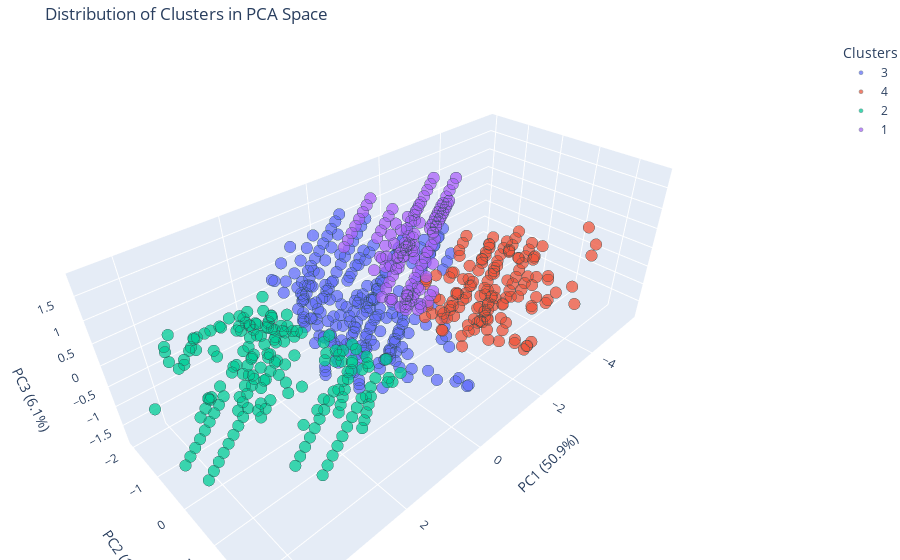

Write notebook code for a chart like this one.
### Code cell
# Create DataFrame
df_pca = pd.DataFrame(
    data=X_pca,
    columns=['PC1', 'PC2', 'PC3']
)

# Add cluster labels to the DataFrame
df_pca['Cluster'] = [f'{label + 1}' for label in labels]

# Calculate explained variance
explained_variance = pca.explained_variance_ratio_ * 100

# Build the 3D scatter plot
fig = px.scatter_3d(
    df_pca,
    x='PC1',
    y='PC2',
    z='PC3',
    color='Cluster',
    opacity=0.75,
    title='Distribution of Clusters in PCA Space',
    labels={
        'PC1': f'PC1 ({explained_variance[0]:.1f}%)',
        'PC2': f'PC2 ({explained_variance[1]:.1f}%)',
        'PC3': f'PC3 ({explained_variance[2]:.1f}%)'
    }
)

# Customize the marker size and line width
fig.update_traces(marker=dict(size=4, line=dict(width=0.4, color='DarkSlateGrey')))
fig.update_layout(
    scene=dict(
        xaxis_title=f'PC1 ({explained_variance[0]:.1f}%)',
        yaxis_title=f'PC2 ({explained_variance[1]:.1f}%)',
        zaxis_title=f'PC3 ({explained_variance[2]:.1f}%)'
    ),
    legend_title_text='Clusters',
    margin=dict(l=0, r=0, b=0, t=40)
)

fig.show()

### Figure 1 — Plotly figure (JSON) as saved in the notebook; plotly's stock layout.template omitted (floating-point values rounded to 4 significant figures; data arrays with more than 128 entries replaced by an {"elided": "..."} marker saying what was removed)
{"data": [{"hovertemplate": "Cluster=3<br>PC1 (50.9%)=%{x}<br>PC2 (14.0%)=%{y}<br>PC3 (6.1%)=%{z}<extra></extra>", "legendgroup": "3", "marker": {"color": "#636efa", "line": {"color": "DarkSlateGrey", "width": 0.4}, "opacity": 0.75, "size": 4, "symbol": "circle"}, "mode": "markers", "name": "3", "scene": "scene", "showlegend": true, "type": "scatter3d", "x": {"elided": "250 float values"}, "y": {"elided": "250 float values"}, "z": {"elided": "250 float values"}}, {"hovertemplate": "Cluster=4<br>PC1 (50.9%)=%{x}<br>PC2 (14.0%)=%{y}<br>PC3 (6.1%)=%{z}<extra></extra>", "legendgroup": "4", "marker": {"color": "#EF553B", "line": {"color": "DarkSlateGrey", "width": 0.4}, "opacity": 0.75, "size": 4, "symbol": "circle"}, "mode": "markers", "name": "4", "scene": "scene", "showlegend": true, "type": "scatter3d", "x": {"elided": "145 float values"}, "y": {"elided": "145 float values"}, "z": {"elided": "145 float values"}}, {"hovertemplate": "Cluster=2<br>PC1 (50.9%)=%{x}<br>PC2 (14.0%)=%{y}<br>PC3 (6.1%)=%{z}<extra></extra>", "legendgroup": "2", "marker": {"color": "#00cc96", "line": {"color": "DarkSlateGrey", "width": 0.4}, "opacity": 0.75, "size": 4, "symbol": "circle"}, "mode": "markers", "name": "2", "scene": "scene", "showlegend": true, "type": "scatter3d", "x": {"elided": "186 float values"}, "y": {"elided": "186 float values"}, "z": {"elided": "186 float values"}}, {"hovertemplate": "Cluster=1<br>PC1 (50.9%)=%{x}<br>PC2 (14.0%)=%{y}<br>PC3 (6.1%)=%{z}<extra></extra>", "legendgroup": "1", "marker": {"color": "#ab63fa", "line": {"color": "DarkSlateGrey", "width": 0.4}, "opacity": 0.75, "size": 4, "symbol": "circle"}, "mode": "markers", "name": "1", "scene": "scene", "showlegend": true, "type": "scatter3d", "x": [-2.506, -1.668, -1.139, -1.206, -1.217, -1.66, -1.566, -2.026, -1.573, -2.303, -1.849, -2.579, -2.126, -1.096, -1.309, -1.34, -1.518, -1.549, -1.726, -1.757, -1.935, -1.966, -2.143, -1.946, -3.328, -1.464, -3.465, -1.44, -3.327, -1.36, -3.466, -1.543, -3.569, -1.635, -3.638, -1.473, -3.707, -1.566, -3.776, -1.612, -3.845, -1.704, -3.914, -1.75, -3.984, -1.842, -4.053, -1.888, -2.49, -1.496, -2.667, -1.639, -2.663, -1.634, -0.4223, -2.805, -1.777, -2.801, -1.773, -0.5605, -2.943, -1.915, -2.939, -1.911, -0.6987, -3.081, -2.053, -0.7901, -3.077, -2.049, -0.8369, -3.22, -2.191, -0.9283, -3.215, -2.187, -0.9751, -3.358, -2.33, -1.066, -3.354, -2.325, -1.113, -3.496, -2.468, -1.205, -3.492, -2.464, -1.252, -3.634, -2.606, -1.343, -3.63, -2.602, -1.39, -3.772, -2.744, -2.72, -2.665, -2.858, -2.854, -2.996, -2.992, -3.135, -1.753, -1.393, -2.229, -1.837, -1.577, -1.553, -1.355, -1.446, -1.346, -2.215, -1.547, -1.327, -2.335, -1.63, -1.417, -1.388, -1.323, -2.295, -1.557, -1.332], "y": [-1.576, -1.502, -0.4735, -0.484, -1.18, -1.631, -0.6263, -0.8945, -1.276, -0.949, -1.331, -1.003, -1.385, -1.439, -0.8595, -1.488, -0.9011, -1.53, -0.9428, -1.571, -0.9844, -1.613, -1.026, -1.085, -1.71, -0.7059, -1.736, -1.033, -1.709, -0.6851, -1.737, -1.053, -1.757, -0.7387, -1.771, -1.039, -1.784, -0.7251, -1.798, -1.066, -1.812, -0.7524, -1.825, -1.093, -1.839, -0.7796, -1.852, -1.121, -1.787, -1.491, -1.199, -0.8965, -1.821, -1.518, -1.61, -1.227, -0.9237, -1.848, -1.545, -1.637, -1.254, -0.951, -1.875, -1.572, -1.665, -1.281, -0.9782, -0.9407, -1.902, -1.6, -1.692, -1.308, -1.005, -0.968, -1.93, -1.627, -1.719, -1.335, -1.033, -0.9952, -1.957, -1.654, -1.746, -1.363, -1.06, -1.022, -1.984, -1.681, -1.773, -1.39, -1.087, -1.05, -2.011, -1.709, -1.801, -1.417, -1.114, -1.203, -1.695, -1.23, -1.852, -1.257, -1.879, -1.285, -0.2907, -1.487, -1.571, -0.2875, -0.8407, -0.4225, -1.134, -0.3836, -1.175, -1.282, -0.3799, -0.8348, -0.9685, -0.2467, -1.262, -0.7216, -1.456, -1.583, -0.8545, -0.6731], "z": [-0.2869, -0.4758, -0.6477, -0.5854, -0.1491, -0.273, 0.1568, -1.025, 0.2573, -0.8097, 0.4727, -0.5942, 0.6882, -0.3073, -0.08277, -0.07926, 0.1052, 0.1087, 0.2931, 0.2967, 0.4811, 0.4846, 0.6691, -0.002311, -0.3024, -1.074, -0.221, 0.05064, -0.3288, -1.168, -0.1947, 0.1183, -0.1271, -0.9785, -0.0732, 0.06439, -0.01933, -1.032, 0.03453, 0.1721, 0.0884, -0.9247, 0.1423, 0.2798, 0.1961, -0.8169, 0.25, 0.3876, 0.08474, -1.029, 0.2428, -0.885, 0.2062, -0.9216, 0.5048, 0.3506, -0.7773, 0.3139, -0.8139, 0.6125, 0.4583, -0.6696, 0.4217, -0.7062, 0.7203, 0.566, -0.5618, 0.8552, 0.5294, -0.5984, 0.828, 0.6737, -0.4541, 0.963, 0.6371, -0.4907, 0.9357, 0.7815, -0.3464, 1.071, 0.7449, -0.383, 1.043, 0.8892, -0.2386, 1.178, 0.8526, -0.2753, 1.151, 0.9969, -0.1309, 1.286, 0.9603, -0.1675, 1.259, 1.105, -0.02319, 0.3196, 0.2736, 0.4273, 0.3907, 0.535, 0.4984, 0.6427, -0.7573, -0.1494, -0.2279, -0.6862, -0.9615, -0.9612, -1.09, -1.051, -1.094, -0.2111, -1.043, -1.141, -0.1501, -0.8478, -1.23, -1.033, -1.177, -0.2268, -0.9382, -1.064]}], "layout": {"legend": {"title": {"text": "Clusters"}, "tracegroupgap": 0}, "margin": {"b": 0, "l": 0, "r": 0, "t": 40}, "scene": {"domain": {"x": [0, 1], "y": [0, 1]}, "xaxis": {"title": {"text": "PC1 (50.9%)"}}, "yaxis": {"title": {"text": "PC2 (14.0%)"}}, "zaxis": {"title": {"text": "PC3 (6.1%)"}}}, "title": {"text": "Distribution of Clusters in PCA Space"}}}
